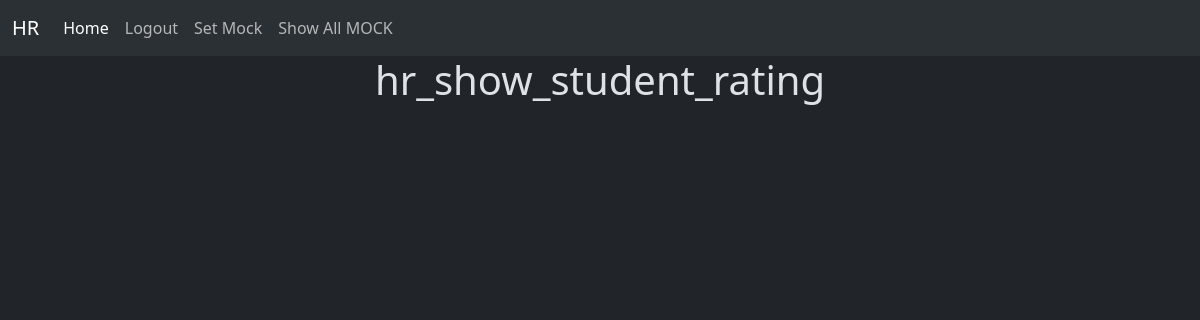
/hr/hr_show_student_ratings/ (signed in), run on an earlier commit of the app's database.
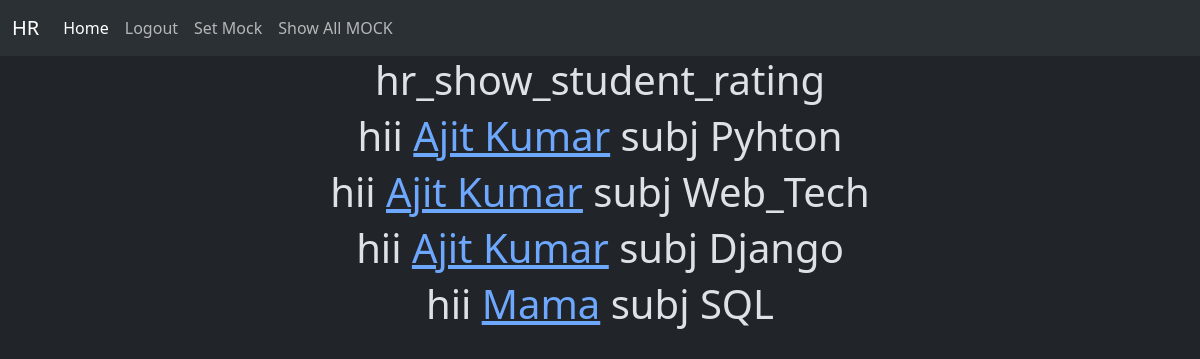
And on a later commit of the database.
### HR/models.py (models this page shows, shortened)
class Student_Ratings_Data(models.Model):
    subjects=[
        ('Pyhton',"Pyhton"),
        ('java',"java"),
        ('Web_Tech',"Web_Tech"),
        ('SQL',"SQL"),
        ('Django',"Django"),
        ('JS',"JS"),
        ('RESTAPI',"RESTAPI"),
    ]
    marks_ratings =[
        ("*","*"),
        ("1","1"),
        ("2","2"),
        ("3","3"),
    ]
    student = models.ForeignKey(User, on_delete=models.CASCADE, related_name="students")
    subject = models.CharField( max_length=50,choices=subjects)
    communication = models.CharField( max_length=50, choices=marks_ratings , default=1 )
    technical = models.CharField( max_length=50, choices=marks_ratings, default=1)
    programming = models.CharField( max_length=50, choices=marks_ratings, default=1 )
    remarks =models.CharField( max_length=550)
    conducted_by = models.ForeignKey(User, on_delete=models.CASCADE)
    conducted_on=models.DateField( auto_now=True, auto_now_add=False)

### HR/views.py (the view)
    def inner(request, *args, **kwargs):
        hr_username = request.session.get("hr_username")
        if hr_username:
            return func(request,*args,**kwargs)
        return HttpResponseRedirect(reverse('hr_login'))

### HR/views.py (called while the page is built)
def hr_login_requried(func):
    def inner(request, *args, **kwargs):
        hr_username = request.session.get("hr_username")
        if hr_username:
            return func(request,*args,**kwargs)
        return HttpResponseRedirect(reverse('hr_login'))
    return inner

@hr_login_requried
def hr_show_student_ratings(request):
    ASRO=Student_Ratings_Data.objects.all()
    d={'ASRO':ASRO}
    return render(request,'hr/hr_show_student_ratings.html',d)

### templates/hr/hr_show_student_ratings.html (shortened to what this page needs)
{% extends "hr/base.html" %}
{% block content %}
<center>
    <h1>
        hr_show_student_rating
    </h1>
    {% if ASRO %}
    {% for student in ASRO  %}
    <h1>hii <a href="{% url 'hr_show_student_ratings_indi' student.pk %}"> {{student.student.first_name}}</a> subj {{student.subject}}</h1>
    {% endfor %}
    {% endif %}
</center>
{% endblock content %}

### templates/hr/base.html (shortened to what this page needs)
<!DOCTYPE html>
<html lang="en" data-bs-theme="dark">
<head>
    <link href="https://cdn.jsdelivr.net/npm/bootstrap@5.3.3/dist/css/bootstrap.min.css" rel="stylesheet">
</head>
<body>
    <nav class="navbar navbar-expand-lg bg-body-tertiary">
        <div class="container-fluid">
          <a class="navbar-brand" href="{% url 'hr_home' %}">HR</a>
          <div class="collapse navbar-collapse" id="navbarNav">
            <ul class="navbar-nav">
              <li class="nav-item">
                <a class="nav-link active" aria-current="page" href="{% url 'hr_home' %}">Home</a>
              </li>
              {% if user.is_authenticated %}
              <li class="nav-item">
                <a class="nav-link" href="{% url 'hr_logout' %}">Logout</a>
              </li>
              <li class="nav-item">
                <a class="nav-link" href="{% url 'hr_set_mock' %}">Set Mock</a>
              </li>
              <li class="nav-item">
                <a class="nav-link" href="{% url 'hr_show_student_ratings' %}">Show All MOCK </a>
              </li>
              {% else %}
              <li class="nav-item">
                <a class="nav-link" href="{% url 'hr_login' %}">Login</a>
              </li>
            </ul>
            {% endif %}
          </div>
        </div>
      </nav>
      {% block content %}{% endblock content %}
</body>
</html>

What changed in the data, as far as the page shows it:
added Student_Ratings_Data: student.first_name "Ajit Kumar", subject "Pyhton"
added Student_Ratings_Data: student.first_name "Ajit Kumar", subject "Web_Tech"
added Student_Ratings_Data: student.first_name "Ajit Kumar", subject "Django"
added Student_Ratings_Data: student.first_name "Mama", subject "SQL"
